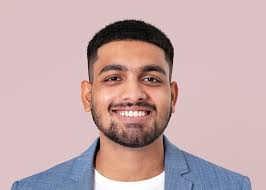
#> input picture img3_man_smile.jpg, 266 x 190 px
$ jupyter execute Eye_detection.ipynb
#> lines starting #> are read from the running program, lines starting #| are printed output that depends on the picture; after the words box and inside, x2 and y2 are one past the last pixel; in counts of white or black regions, pixels touching at a corner belong together
[cell 1]
import cv2

[cell 2]
img=cv2.imread('img3_man_smile.jpg')
#> img is the input picture: shape (190, 266, 3); mean B, G, R 171, 169, 195.6
img

[cell 3]
import matplotlib.pyplot as plt
plt.imshow(img)

[cell 4]
conv_img=cv2.cvtColor(img,cv2.COLOR_BGR2RGB)
plt.imshow(conv_img)

[cell 5]
eye_data=cv2.CascadeClassifier('haarcascade_eye.xml')
eye_data

[cell 6]
eyes = eye_data.detectMultiScale(conv_img,minNeighbors=4)
#> eyes = [[137, 65, 27, 27], [97, 61, 33, 33]]
eyes
#> Out = [[137, 65, 27, 27], [97, 61, 33, 33]]

[cell 7]
for (x,y,w,h) in eyes:
    cv2.rectangle(conv_img,(x,y),(x+w,y+h),(0,255,0),3)
#> this loop made 2 passes
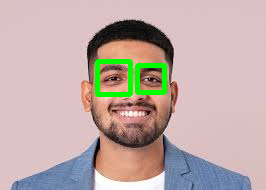
#> conv_img: shape (190, 266, 3); mean R, G, B 190.8, 171.4, 167.9

[cell 8]
plt.imshow(conv_img)

[cell 9]
video=cv2.VideoCapture(0)
while True:
    temp,img=video.read()
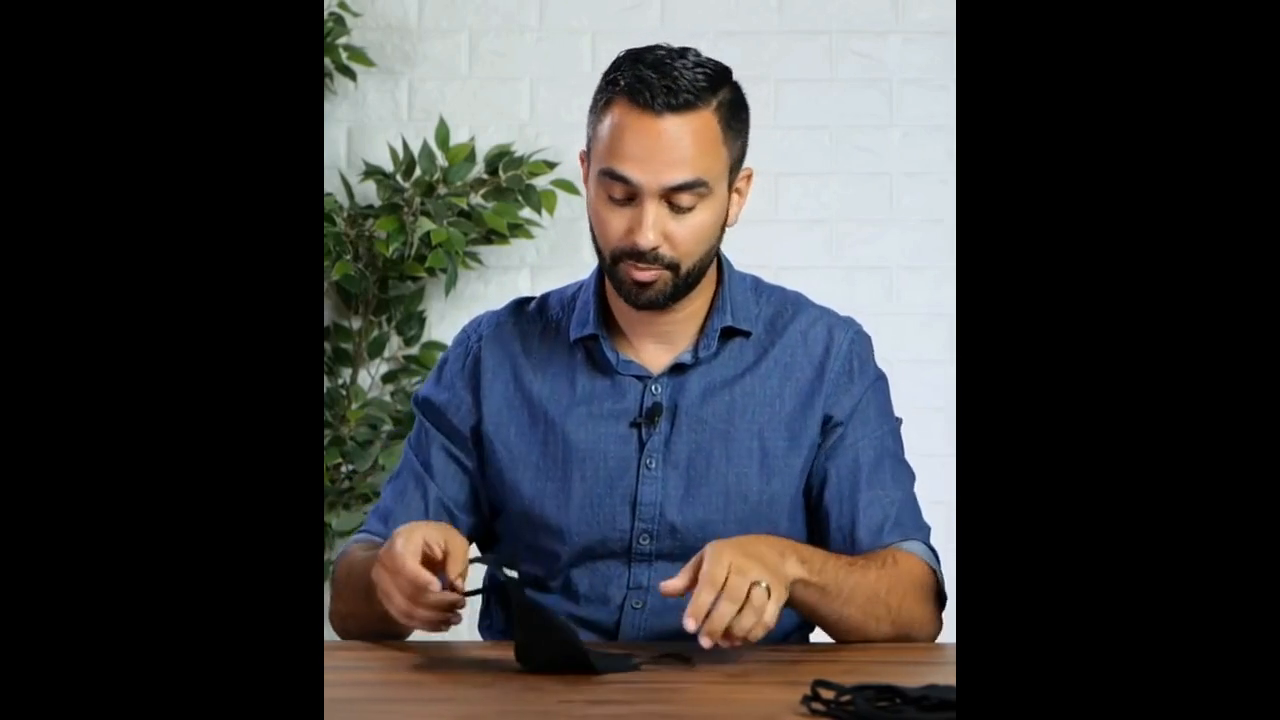
#> input picture frame 45 of video.mp4, 1280 x 720 px, given in place of the camera
#> img is the input picture: shape (720, 1280, 3); mean B, G, R 60.6, 59.1, 58.9
    img_gray=cv2.cvtColor(img,cv2.COLOR_BGR2GRAY)
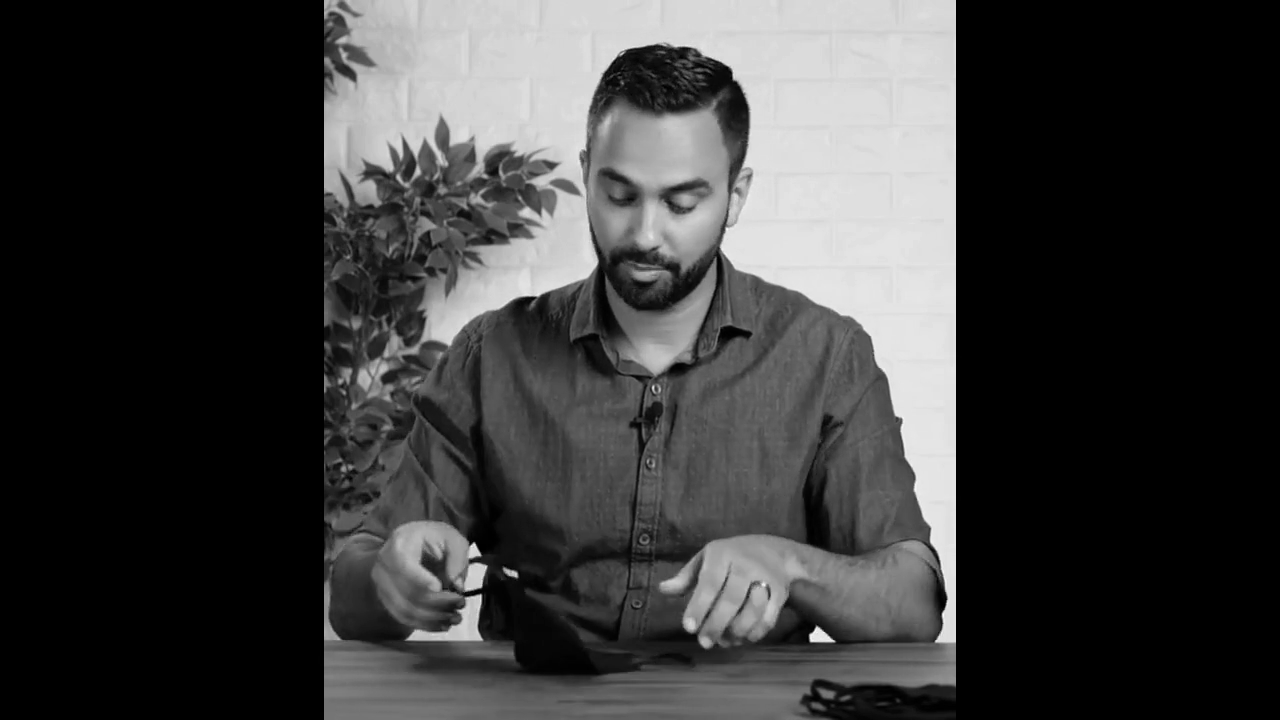
#> img_gray: shape (720, 1280); min 0, max 251, mean 59.2
    eyes=eye_data.detectMultiScale(img_gray,minNeighbors=8)
#> eyes = [[458, 246, 28, 28], [599, 171, 47, 47], [655, 175, 47, 47], [775, 597, 67, 67]]
    for (x,y,w,h) in eyes:
        cv2.rectangle(img,(x,y),(x+w,y+h),(0,255,0),2)
#> this loop made 4 passes
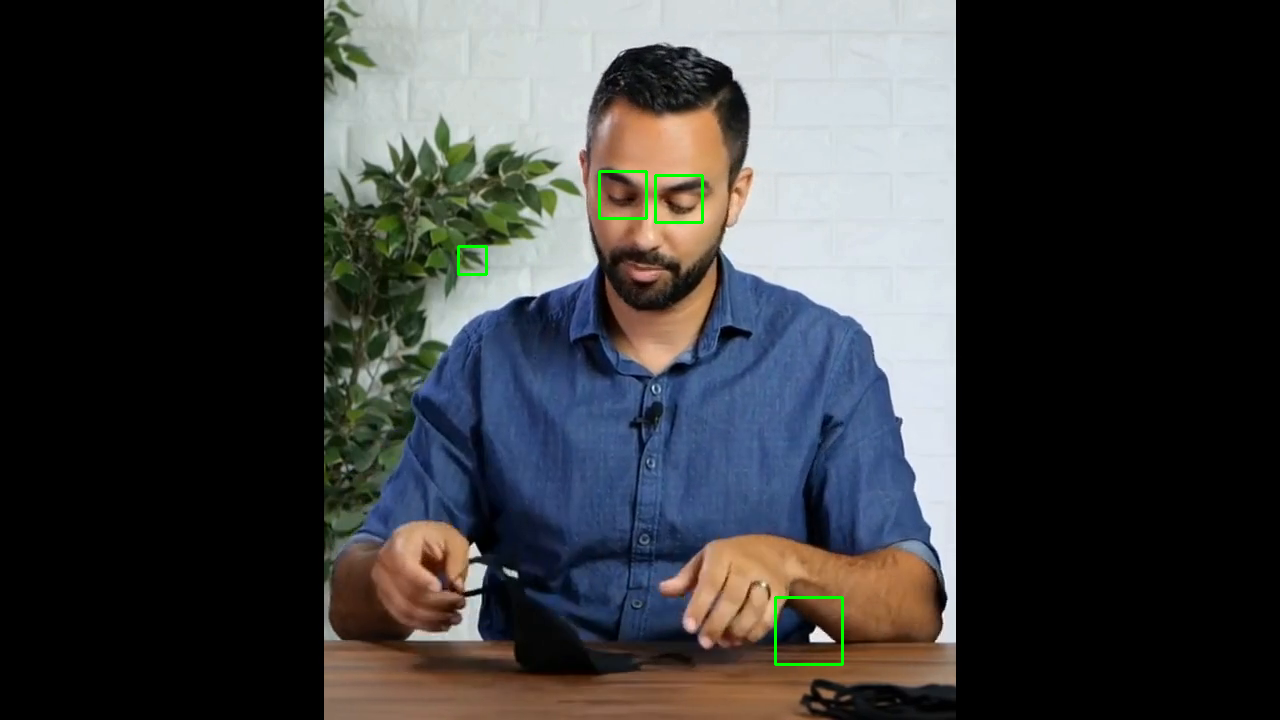
#> img: shape (720, 1280, 3); 0.24% of pixels changed, all inside (x1, y1, x2, y2) = (457, 170, 844, 666)
    cv2.imshow('video',img)
    if cv2.waitKey(1) & 0XFF == ord('q'):
#> (key q is pressed here)
        break
video.release()
cv2.destroyAllWindows()

[cell 10]
video=cv2.VideoCapture('video.mp4')
while True:
    temp,img=video.read()

    if temp == True:
        img1_gray=cv2.cvtColor(img,cv2.COLOR_BGR2GRAY)
        eyes=eye_data.detectMultiScale(img,minNeighbors=10)
        for (x,y,w,h) in eyes:
            cv2.rectangle(img,(x,y),(x+w,y+h),(0,255,0),3)
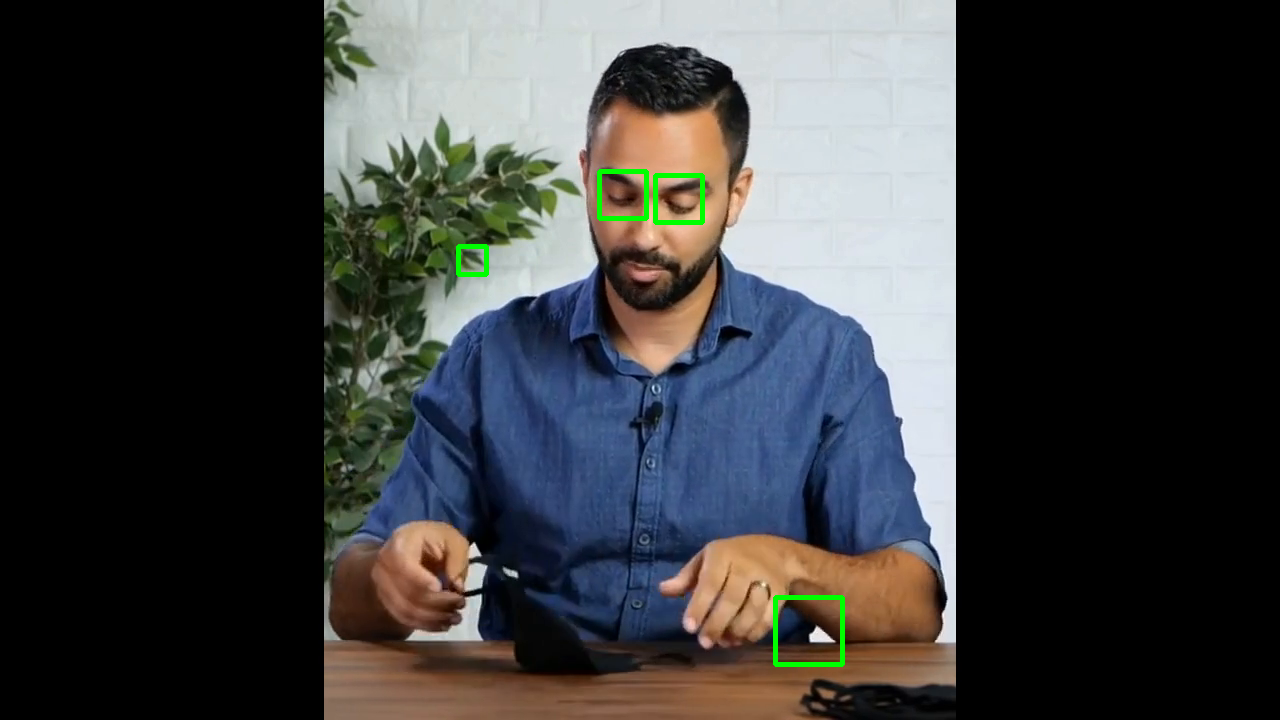
#> img: shape (720, 1280, 3); 0.4% of pixels changed, all inside (x1, y1, x2, y2) = (456, 169, 845, 667)

        cv2.imshow('video',img)
        if cv2.waitKey(1) & 0XFF == ord('q'):
#> (key q is pressed here)
            break
    else:
        print('Video Finished')
        break
video.release()
cv2.destroyAllWindows()
